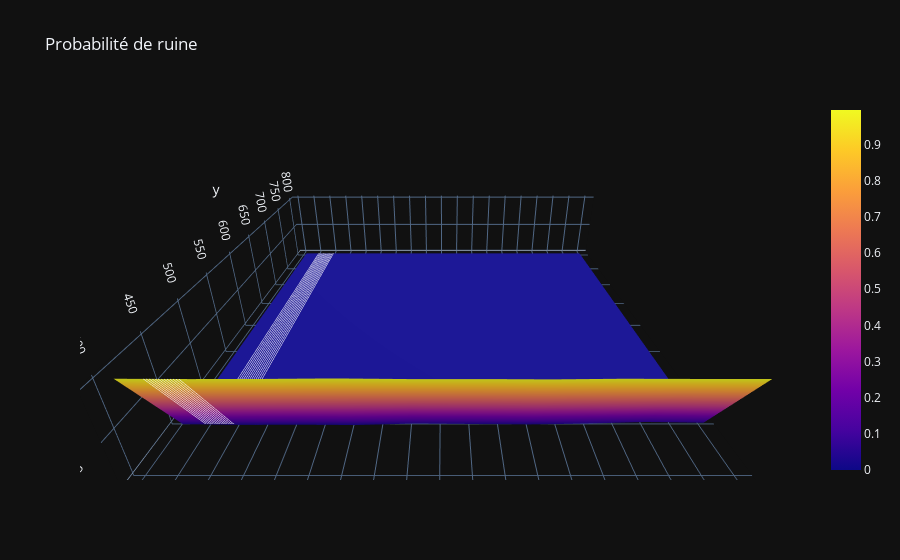

This figure's notebook cell:
### Code cell
def surfaceA02(model=Modele_A()):
    print("——Processus en cours...——")
    x = np.linspace(400, 800, 10) #a
    y = np.linspace(1.1, 10, 10) #alpha=0.2
    z = []
    for i in range(10):
        aux = []
        model.settings.parameters["alpha"] = y[i]
        for j in range(10):
            model.settings.parameters["a"] = x[j]
            model.reset()
            aux.append(model.run())
        print(" — " +str((i+1)*10) + "% — ")
        z.append(aux)
    fig = go.Figure(go.Surface(
        contours = {
            "x": {"show": True, "start": 1.5, "end": 2, "size": 0.04, "color":"white"},
            "y": {"show": True, "start": 0.5, "end": 0.8, "size": 0.05}
        },
        x = y,
        y = x,
        z = z
    )
                   )
    fig.update_layout(
            scene = {
                "xaxis": {"nticks": 20},
                "zaxis": {"nticks": 4},
                'camera_eye': {"x": 0, "y": -1, "z": 0.5},
                "aspectratio": {"x": 1, "y": 1, "z": 0.2}
            },
        title=dict(text='Probabilité de ruine')
    )
    print("——Fin du processus.——")
    fig.show()
surfaceA02()

### Figure 1 — Plotly figure (JSON) as saved in the notebook; plotly's stock layout.template omitted (floating-point values rounded to 4 significant figures)
{"data": [{"contours": {"x": {"color": "white", "end": 2, "show": true, "size": 0.04, "start": 1.5}, "y": {"end": 0.8, "show": true, "size": 0.05, "start": 0.5}}, "type": "surface", "x": [1.1, 2.089, 3.078, 4.067, 5.056, 6.044, 7.033, 8.022, 9.011, 10.0], "y": [400.0, 444.4, 488.9, 533.3, 577.8, 622.2, 666.7, 711.1, 755.6, 800.0], "z": [[0.993, 0.99, 0.991, 0.996, 0.99, 0.99, 0.987, 0.993, 0.991, 0.991], [0.029, 0.021, 0.023, 0.019, 0.037, 0.032, 0.026, 0.037, 0.057, 0.047], [0, 0, 0.001, 0, 0, 0, 0, 0, 0, 0], [0, 0, 0, 0, 0, 0, 0, 0, 0, 0], [0, 0, 0, 0, 0, 0, 0, 0, 0, 0], [0, 0, 0, 0, 0, 0, 0, 0, 0, 0], [0, 0, 0, 0, 0, 0, 0, 0, 0, 0], [0, 0, 0, 0, 0, 0, 0, 0, 0, 0], [0, 0, 0, 0, 0, 0, 0, 0, 0, 0], [0, 0, 0, 0, 0, 0, 0, 0, 0, 0]]}], "layout": {"scene": {"aspectratio": {"x": 1, "y": 1, "z": 0.2}, "camera": {"eye": {"x": 0, "y": -1, "z": 0.5}}, "xaxis": {"nticks": 20}, "zaxis": {"nticks": 4}}, "title": {"text": "Probabilité de ruine"}}}
